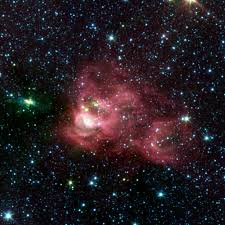
#> input picture Final_RnD/cpu_version/image_processing/nebula.jpeg, 225 x 225 px
$ python main.py
#> lines starting #> are read from the running program, lines starting #| are printed output that depends on the picture
### Final_RnD/cpu_version/image_processing/median.py
import cv2
import numpy as np

def median_filter(input_image_path, output_image_path):
#> called with input_image_path = 'nebula.jpeg', output_image_path = 'median_output_vpu.png'
    print("VPU Median Filter: Loading image...")

    image = cv2.imread(input_image_path, cv2.IMREAD_COLOR)
#> image is the input picture: shape (225, 225, 3); mean B, G, R 35, 29.9, 39.7
    if image is None:
        raise ValueError("Error: Cannot load image!")

    print(f"VPU Median Filter: Image loaded with shape {image.shape}")
#| VPU Median Filter: Image loaded with shape (225, 225, 3)

    print("VPU Median Filter: Applying 5x5 median filter...")
    median_filtered = cv2.medianBlur(image, ksize=5)
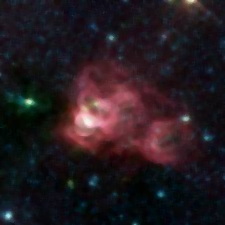
#> median_filtered: shape (225, 225, 3); mean B, G, R 31.4, 26.2, 36.3

    print(f"VPU Median Filter: Saving median-filtered image to {output_image_path}...")
    cv2.imwrite(output_image_path, median_filtered)

# [4 lines that do not run on import are left out]

### Final_RnD/cpu_version/image_processing/sharpen.py
import cv2
import numpy as np

def sharpen_filter(input_image_path, output_image_path):
#> called with input_image_path = 'median_output_vpu.png', output_image_path = 'sharpen_output_vpu.png'
    print("VPU Sharpen Filter: Loading median-filtered image...")

    image = cv2.imread(input_image_path, cv2.IMREAD_COLOR)
    if image is None:
        raise ValueError("Error: Cannot load image!")

    print(f"VPU Sharpen Filter: Image loaded with shape {image.shape}")
#| VPU Sharpen Filter: Image loaded with shape (225, 225, 3)

    print("VPU Sharpen Filter: Applying sharpening kernel...")
    sharpen_kernel = np.array([[0, -1, 0],
                               [-1, 5, -1],
                               [0, -1, 0]], dtype=np.float32)

    sharpened = cv2.filter2D(image, ddepth=-1, kernel=sharpen_kernel)
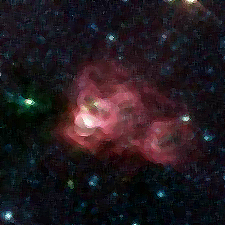
#> sharpened: shape (225, 225, 3); mean B, G, R 31.4, 26.2, 36.5

    print(f"VPU Sharpen Filter: Saving sharpened image to {output_image_path}...")
    cv2.imwrite(output_image_path, sharpened)

# [4 lines that do not run on import are left out]

### Final_RnD/cpu_version/image_processing/threshold.py
import cv2
import numpy as np

def threshold_filter(input_image_path, output_image_path, threshold_value=128):
#> called with input_image_path = 'sharpen_output_vpu.png', output_image_path = 'final_output_vpu.png', threshold_value = 128
    print("VPU Threshold Filter: Loading sharpened image...")

    image = cv2.imread(input_image_path, cv2.IMREAD_COLOR)
    if image is None:
        raise ValueError("Error: Cannot load image!")

    print(f"VPU Threshold Filter: Image loaded with shape {image.shape}")
#| VPU Threshold Filter: Image loaded with shape (225, 225, 3)

    print(f"VPU Threshold Filter: Applying threshold at value {threshold_value}...")
    _, thresholded = cv2.threshold(image, threshold_value, 255, cv2.THRESH_BINARY)
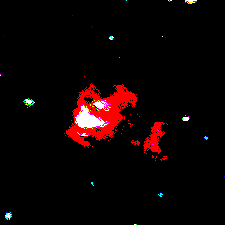
#> thresholded: shape (225, 225, 3); mean B, G, R 3.7, 3.4, 14.2

    print(f"VPU Threshold Filter: Saving thresholded image to {output_image_path}...")
    cv2.imwrite(output_image_path, thresholded)

# [4 lines that do not run on import are left out]

### Final_RnD/cpu_version/image_processing/main.py
from median import median_filter
from sharpen import sharpen_filter
from threshold import threshold_filter
import time

def run_vpu_pipeline():
    t1 = time.time()
    median_filter("nebula.jpeg", "median_output_vpu.png")
    t2 = time.time()
    print(f"median Elapsed: {t2 - t1:.4f} seconds")
    sharpen_filter("median_output_vpu.png", "sharpen_output_vpu.png")
    t3 = time.time()
    print(f"sharpen Elapsed: {t3 - t2:.4f} seconds")
    threshold_filter("sharpen_output_vpu.png", "final_output_vpu.png")
    t4 = time.time()
    print(f"threshold Elapsed: {t4 - t3:.4f} seconds")

    print(f"Total Elapsed: {t4 - t1:.4f} seconds")

if __name__ == "__main__":
    run_vpu_pipeline()
